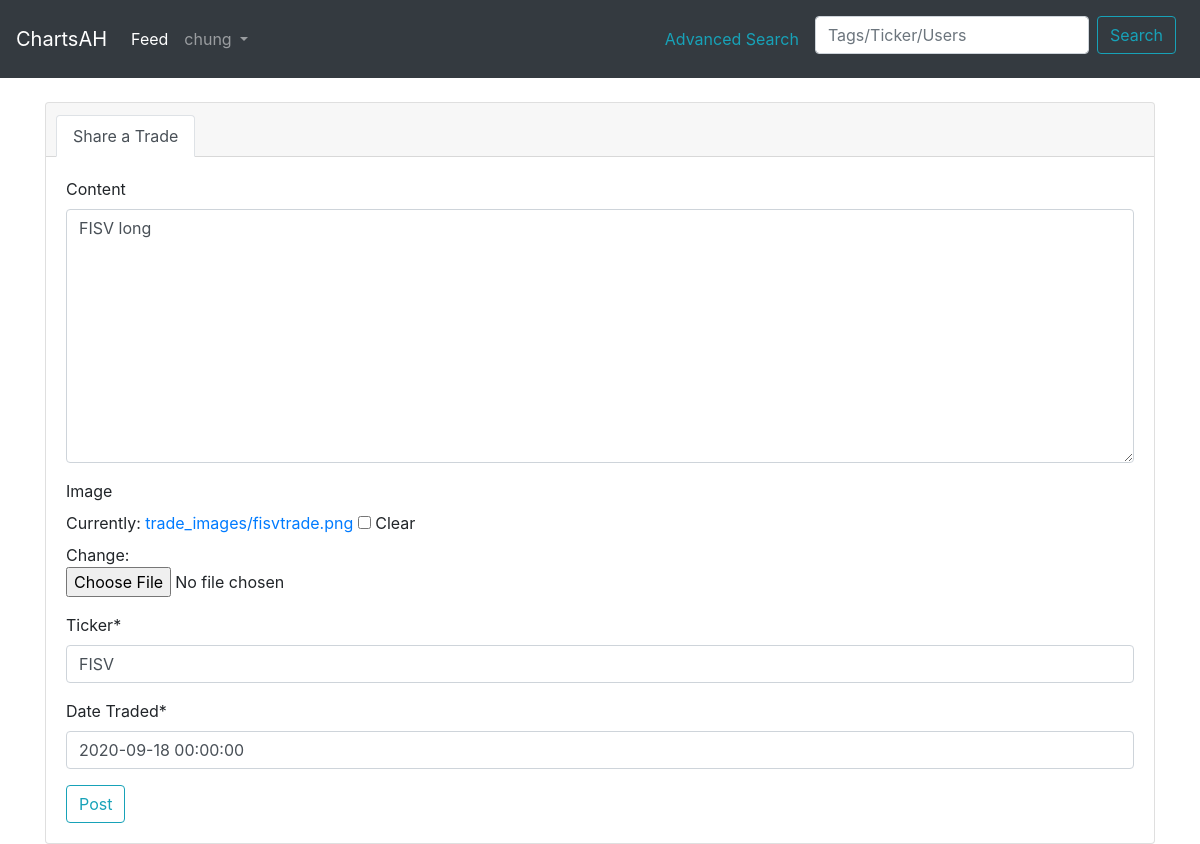
Screenshot of /post/74/update (signed in) with the database file from the repository.
### main/models.py (models this page shows, shortened)
class Post(models.Model):
    user = models.ForeignKey(User, on_delete=models.CASCADE) #many to one relationship where many posts can be tied to one user
    content = models.TextField(blank=True, null=True)
    date_traded = models.DateTimeField(verbose_name= ('Date Traded'))
    image = models.ImageField(upload_to='trade_images', blank=True, null=True) #change blank = false later
    upvotes = models.ManyToManyField(User, blank=True, related_name='upvotes')
    total_upvotes = models.IntegerField(default='0')
    ticker = models.CharField(blank=False, null=True, max_length=5)
    tags = TaggableManager(blank=True, help_text=('Press Enter or comma to seperate tags.')) #erased help text
    date_posted = models.DateTimeField(default=timezone.now)

### main/views.py (the view, shortened to what this page needs)
# urls.py: path("post/<int:pk>/update", post_update_view.as_view(), name='post-update'),
class post_update_view(LoginRequiredMixin, UserPassesTestMixin, UpdateView):
     model = Post
     fields = ['content', 'image','ticker', 'date_traded', 'tags']
     def test_func(self):
          post = self.get_object() # get the post
          if self.request.user == post.user:
               return True
          return False

### main/templates/main/post_form.html (shortened to what this page needs)
{% extends 'main/header.html' %}
{% load crispy_forms_tags %}
{% block content %}
{% load static %}
<link rel="stylesheet" href="{% static 'tagsinput.css' %}"/>
<link rel="stylesheet" href="//code.jquery.com/ui/1.12.1/themes/smoothness/jquery-ui.css">
    <div class="card gedf-card">
        <div class="card-header">
            <ul class="nav nav-tabs card-header-tabs" id="myTab" role="tablist">
                <li class="nav-item">
                    <a class="nav-link active" id="posts-tab" data-toggle="tab" role="tab" aria-controls="posts" aria-selected="true">Share a Trade</a>
                </li>
            </ul>
        </div>
        <div class="card-body">
            <div class="tab-content" id="myTabContent">
                <div class="tab-pane fade show active" id="posts" role="tabpanel" aria-labelledby="posts-tab">
                    <div class="form-group">
                            <form method="POST" enctype="multipart/form-data">
                                {{form |crispy}}
                    </div>
                </div>
            </div>
            <div class="btn-toolbar justify-content-between">
                <div class="btn-group">
                    <button type="submit" class="btn btn-outline-info">Post</button>
                </div>
            </div>
        </div>
    </div>
{% endblock %}

### main/templates/main/includes/navbar.html (shortened to what this page needs)
<nav class="navbar navbar-expand-lg navbar-dark bg-dark">
  <a class="navbar-brand" href="/">ChartsAH</a>
  <div class="collapse navbar-collapse" id="navbarNavAltMarkup">
    <div class="navbar-nav">
      <a class="nav-link active" href="/feed">Feed</a>
      {% if user.is_authenticated %}
      <li class="nav-item dropdown">
        <a class="nav-link dropdown-toggle" href="#" id="navbarDropdownMenuLink" data-toggle="dropdown" aria-haspopup="true" aria-expanded="false">
         {{ user.username }}
        </a>
      </li>
      {% else %}
      <a class="nav-link" href="/login">Login</a>
      <a class="nav-link" href="/register">Register</a>
      {% endif %}
    </div>
  </div>
  <span class="nav-item dropdown">
    <a class="nav-link" href="/search/filter/"  aria-haspopup="true" aria-expanded="false" style="color:rgb(23,162,184)">
      Advanced Search
    </a>
  </span>
  <form class="form-inline" method="GET" action="{% url 'main:search' %}">
    <input class="form-control mt-2 mr-sm-2" type="search" placeholder="Tags/Ticker/Users" aria-label="Search" name="q" required>
    <button class="btn btn-outline-info mt-2 mr-sm-2" type="submit" value="Search">Search</button>
  </form>
</nav>

### rows the page displays
Post: content "FISV long", ticker "FISV", date_traded "2020-09-18 00:00:00"

### other values shown
{{ user.username }} "chung"
